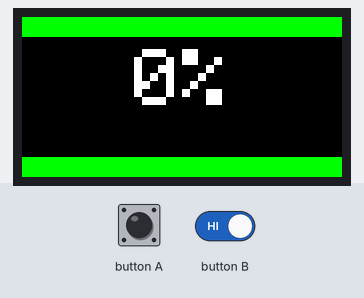
Simulated run of this sketch. Board: ESP32. Shown: 160×80 colour display. Inputs (shaded band) come from the test bench. Nothing arrives over Bluetooth unless stated; a phone connects over Bluetooth LE 3 s after start.

Above: at 3.7 s.
3.8 s: button A pressed for 0.15 s
At 4.5 s:
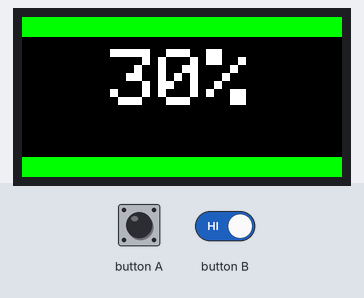
5.4 s: button A pressed for 1 s
At 5.7 s:
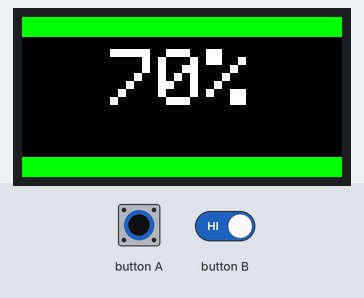
7.9 s: button A driven LOW and button B driven LOW
At 8.7 s:
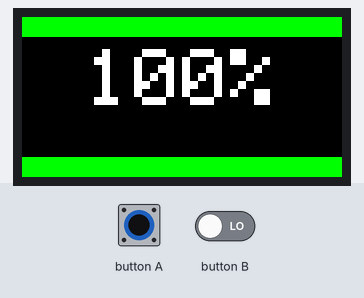
10.9 s: button A pulsed HIGH 2 times (0.12 s each, 0.3 s apart)
At 12.4 s:
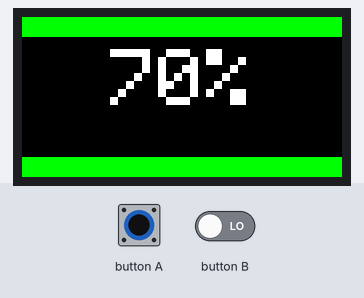
Timing chart, 0 to 13.9 s (numbered marks = the images above; inputs shaded):
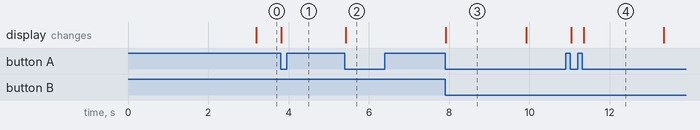

Measured:
- after the input at 3.8 s, the display: changes at once (image 1)
- after the input at 5.4 s, the display: changes at once (image 2)
- after the input at 7.9 s, the display: changes at once (image 3)
- after the input at 10.9 s, the display: first changes after 0.14 s (image 4 shows a later state)
- what the display in image 3 shows lasts 2.0 s, from 7.9 s to 9.9 s

The sketch:

M5StickC_server_bt_esc.ino
```cpp
// (licence header left out)
#include <M5StickC.h>
#include <BLEDevice.h>
#include <BLEServer.h>
#include <BLEUtils.h>
#include <BLE2902.h>

BLEServer* pServer = NULL;
BLECharacteristic* pCharacteristic = NULL;
bool deviceConnected = false;
bool oldDeviceConnected = false;

#define SERVICE_UUID        "4fafc201-1fb5-459e-8fcc-c5c9c331914b"
#define CHARACTERISTIC_UUID "beb5483e-36e1-4688-b7f5-ea07361b26a8"

int currentSpeedState = 0; // 0 = STOP, 1 = 30%, 2 = 70%, 3 = 100%
int motorSpeed = 0;  // Variabile per memorizzare la velocità corrente

unsigned long lastActivityTime = 0; // Timer per monitorare l'inattività
bool displayOn = true; // Stato del display

class MyServerCallbacks: public BLEServerCallbacks {
    void onConnect(BLEServer* pServer) {
      deviceConnected = true;
    };

    void onDisconnect(BLEServer* pServer) {
      deviceConnected = false;
    }
};

void setup() {
  M5.begin();
  M5.Lcd.setRotation(1);  // Ruota il display di 90 gradi
  M5.Lcd.fillScreen(TFT_BLACK);
  M5.Lcd.setTextColor(TFT_WHITE);
  M5.Lcd.setTextSize(2);
  M5.Lcd.setCursor(0, 0);
  M5.Lcd.println("BLE Server");

  BLEDevice::init("M5StickC_Server");
  pServer = BLEDevice::createServer();
  pServer->setCallbacks(new MyServerCallbacks());
  BLEService *pService = pServer->createService(SERVICE_UUID);
  pCharacteristic = pService->createCharacteristic(
                      CHARACTERISTIC_UUID,
                      BLECharacteristic::PROPERTY_READ   |
                      BLECharacteristic::PROPERTY_WRITE  |
                      BLECharacteristic::PROPERTY_NOTIFY |
                      BLECharacteristic::PROPERTY_INDICATE
                    );
  pCharacteristic->addDescriptor(new BLE2902());
  pService->start();
  BLEAdvertising *pAdvertising = BLEDevice::getAdvertising();
  pAdvertising->addServiceUUID(SERVICE_UUID);
  pAdvertising->setScanResponse(true);
  pAdvertising->setMinPreferred(0x0);
  BLEDevice::startAdvertising();

  updateDisplay();  // Inizializza la visualizzazione
}

void loop() {
  M5.update();

  // Riaccendi lo schermo alla pressione del pulsante
  if (M5.BtnA.wasPressed()) {
    if (!displayOn) {
      M5.Axp.SetLDO2(true);  // Riaccendi lo schermo
      displayOn = true;
      updateDisplay();  // Aggiorna la visualizzazione
    }
    lastActivityTime = millis();  // Resetta il timer di inattività
  }

  // Spegni lo schermo dopo 20 secondi di inattività
  if (displayOn && millis() - lastActivityTime > 20000) {
    M5.Axp.SetLDO2(false);  // Spegni lo schermo
    displayOn = false;
  }

  // Aggiorna la visualizzazione solo se lo stato della connessione cambia
  if (deviceConnected != oldDeviceConnected) {
    updateDisplay();
    oldDeviceConnected = deviceConnected;
  }

  if (deviceConnected) {
    if (M5.BtnA.wasPressed()) {
      String message;
      switch (currentSpeedState) {
        case 0:
          motorSpeed = 30;
          message = "SPEED_30;";
          currentSpeedState = 1;
          break;
        case 1:
          motorSpeed = 70;
          message = "SPEED_70;";
          currentSpeedState = 2;
          break;
        case 2:
          motorSpeed = 100;
          message = "SPEED_100;";
          currentSpeedState = 3;
          break;
        case 3:
          motorSpeed = 0;
          message = "STOP;";
          currentSpeedState = 0;
          break;
      }
      pCharacteristic->setValue(message.c_str());
      pCharacteristic->notify();
      updateDisplay();  // Aggiorna la visualizzazione ogni volta che viene inviato un comando
    }

    if (M5.BtnA.pressedFor(2000)) {
      motorSpeed = 0;
      pCharacteristic->setValue("STOP;");
      pCharacteristic->notify();
      currentSpeedState = 0;
      updateDisplay();  // Aggiorna la visualizzazione
    }
  }

  if (!deviceConnected && oldDeviceConnected) {
    delay(500);
    pServer->startAdvertising();
  }

  delay(10);
}

void updateDisplay() {
    // Cancella lo schermo
    M5.Lcd.fillScreen(TFT_BLACK);

    // Disegna una banda colorata in alto
    M5.Lcd.fillRect(0, 0, M5.Lcd.width(), 10, deviceConnected ? TFT_GREEN : TFT_RED);

    // Disegna una banda colorata in basso
    M5.Lcd.fillRect(0, M5.Lcd.height() - 10, M5.Lcd.width(), 10, deviceConnected ? TFT_GREEN : TFT_RED);

    // Imposta il testo della velocità al centro dello schermo con un carattere grande
    M5.Lcd.setTextSize(4); // Imposta una dimensione del testo più grande
    M5.Lcd.setTextColor(TFT_WHITE);
    M5.Lcd.setCursor((M5.Lcd.width() - M5.Lcd.textWidth(String(motorSpeed) + "%")) / 2, (M5.Lcd.height() - 48) / 2); // Centra il testo
    M5.Lcd.printf("%d%%", motorSpeed);
}
```
